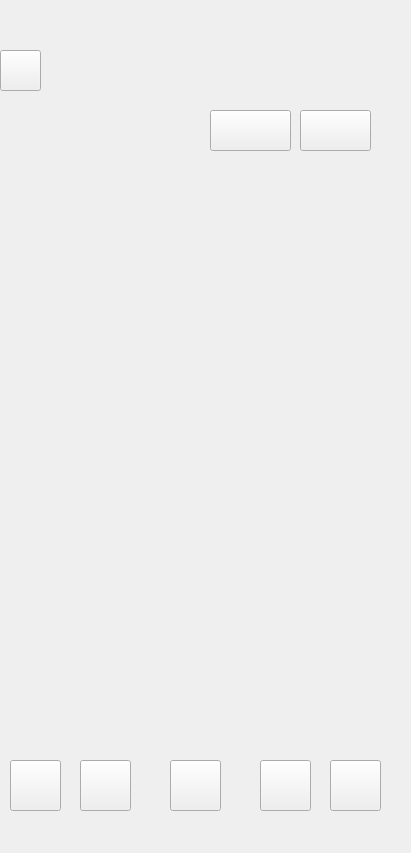
    <widget class="QWidget" name="page_6">
     <widget class="QLabel" name="label_6">
      <property name="geometry">
       <rect>
        <x>1</x>
        <y>3</y>
        <width>401</width>
        <height>841</height>
       </rect>
      </property>
      <property name="text">
       <string/>
      </property>
      <property name="pixmap">
       <pixmap resource="resources.qrc">:/images/images/OtherUsersProfile.png</pixmap>
      </property>
     </widget>
     <widget class="QPushButton" name="pushButton_22">
      <property name="geometry">
       <rect>
        <x>0</x>
        <y>50</y>
        <width>41</width>
        <height>41</height>
       </rect>
      </property>
      <property name="text">
       <string/>
      </property>
     </widget>
     <widget class="QPushButton" name="pushButton_23">
      <property name="geometry">
       <rect>
        <x>10</x>
        <y>760</y>
        <width>51</width>
        <height>51</height>
       </rect>
      </property>
      <property name="text">
       <string/>
      </property>
     </widget>
     <widget class="QPushButton" name="pushButton_24">
      <property name="geometry">
       <rect>
        <x>80</x>
        <y>760</y>
        <width>51</width>
        <height>51</height>
       </rect>
      </property>
      <property name="text">
       <string/>
      </property>
     </widget>
     <widget class="QPushButton" name="pushButton_25">
      <property name="geometry">
       <rect>
        <x>170</x>
        <y>760</y>
        <width>51</width>
        <height>51</height>
       </rect>
      </property>
      <property name="text">
       <string/>
      </property>
     </widget>
     <widget class="QPushButton" name="pushButton_26">
      <property name="geometry">
       <rect>
        <x>260</x>
        <y>760</y>
        <width>51</width>
        <height>51</height>
       </rect>
      </property>
      <property name="text">
       <string/>
      </property>
     </widget>
     <widget class="QPushButton" name="pushButton_27">
      <property name="geometry">
       <rect>
        <x>330</x>
        <y>760</y>
        <width>51</width>
        <height>51</height>
       </rect>
      </property>
      <property name="text">
       <string/>
      </property>
     </widget>
     <widget class="QPushButton" name="pushButton_109">
      <property name="geometry">
       <rect>
        <x>210</x>
        <y>110</y>
        <width>81</width>
        <height>41</height>
       </rect>
      </property>
      <property name="text">
       <string/>
      </property>
     </widget>
     <widget class="QPushButton" name="pushButton_110">
      <property name="geometry">
       <rect>
        <x>300</x>
        <y>110</y>
        <width>71</width>
        <height>41</height>
       </rect>
      </property>
      <property name="text">
       <string/>
      </property>
     </widget>
    </widget>
